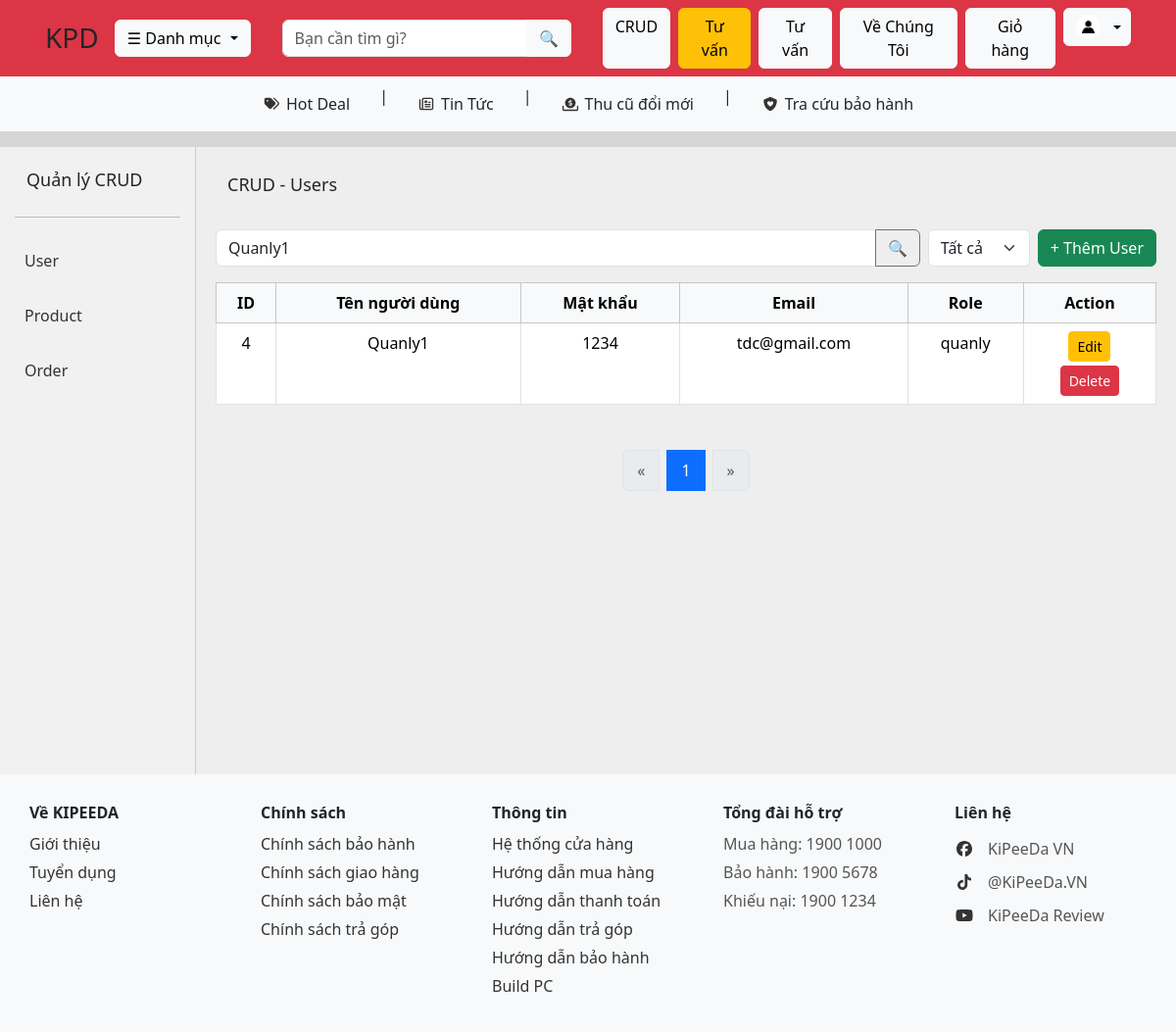
Page /user.php?user_keyword=Quanly1 (signed in) on the committed database.
### tables this page shows
CREATE TABLE `users` (
  `id` int NOT NULL,
  `username` varchar(100) DEFAULT NULL,
  `password` varchar(255) DEFAULT NULL,
  `email` varchar(255) DEFAULT NULL,
  `role` enum('admin','user','quanly','tuvan') NOT NULL
);

### Database/Database.php (called while the page is built, shortened)
<?php
class Database
{
    private $host = "localhost";
    private $user = "root";
    private $pass = "";
    private $dbname = "kipeeda";
    public $conn;
    public function __construct()
    {
        $this->conn = new mysqli(
            $this->host,
            $this->user,
            $this->pass,
            $this->dbname
        );
        $this->conn->set_charset("utf8mb4");
    }
    public function select($sql, $types = "", $params = [])
    {
        $stmt = $this->conn->prepare($sql);
        if (!empty($params)) {
            $stmt->bind_param($types, ...$params);
        }
        $stmt->execute();
        $result = $stmt->get_result();
        $data = $result ? $result->fetch_all(MYSQLI_ASSOC) : [];
        return $data;
    }
    public function count($sql, $types = "", $params = [])
    {
        $stmt = $this->conn->prepare($sql);
        if (!empty($params)) {
            $stmt->bind_param($types, ...$params);
        }
        $stmt->execute();
        $stmt->bind_result($total);
        return $total ?? 0;
    }
}

### user.php (the view, shortened to what this page needs)
<?php
require_once "Database/Database.php";
$db = new Database();
$page = isset($_GET['page']) ? (int)$_GET['page'] : 1;
$limit = 10;
$total = $db->count("SELECT COUNT(*) FROM users");
$keyword = isset($_GET['user_keyword']) ? trim($_GET['user_keyword']) : "";
$role = isset($_GET['role']) ? $_GET['role'] : "";
$where = [];
$params = [];
$types = "";
if ($keyword != "") {
    $where[] = "(username LIKE ? OR email LIKE ?)";
    $params[] = "%$keyword%";
    $params[] = "%$keyword%";
    $types .= "ss";
}
$whereSql = "";
if (!empty($where)) {
    $whereSql = "WHERE " . implode(" AND ", $where);
}
$total = $db->count(
    "SELECT COUNT(*) FROM users $whereSql",
    $types,
    $params
);
$totalPage = ceil($total / $limit);
$offset = ($page - 1) * $limit;
$sql = "SELECT * FROM users
        $whereSql
        ORDER BY id DESC
        LIMIT ?, ?";
$params[] = $offset;
$params[] = $limit;
$types .= "ii";
$users = $db->select($sql, $types, $params);
?>
<!DOCTYPE html>
<html lang="vi">
<head>
    <link href="https://cdn.jsdelivr.net/npm/bootstrap@5.3.3/dist/css/bootstrap.min.css" rel="stylesheet">
    <link rel="stylesheet" href="public/css/style.css">
    <link rel="stylesheet" href="public/css/crud.css">
</head>
<body>
    <?php include "navbar.php"; ?>
    <div class="container-fluid mt-3">
        <div class="row">
            <div class="col-md-2 sidebar">
                <h6>Quản lý CRUD</h6>
                <hr>
                <ul class="list-unstyled">
                    <?php if ($_SESSION["role"] == "admin"): ?>
                        <li><a href="user.php">User</a></li>
                    <?php endif; ?>
                    <?php if (in_array($_SESSION["role"], ["admin", "quanly"])): ?>
                        <li><a href="crud.php">Product</a></li>
                        <li><a href="order.php">Order</a></li>
                    <?php endif; ?>
                </ul>
            </div>
            <div class="col-md-10 main-content">
                <div class="d-flex justify-content-between align-items-center mb-3">
                    <h5>CRUD - Users</h5>
                </div>
                <div class="d-flex gap-2 mb-3 flex-wrap">
                    <form method="GET" class="flex-grow-1">
                        <div class="input-group">
                            <input
                                type="search"
                                name="user_keyword"
                                class="form-control"
                                placeholder="Tìm user..."
                                value="<?= isset($_GET['user_keyword']) ? $_GET['user_keyword'] : '' ?>">
                            <button class="btn btn-outline-secondary" type="submit">
                                🔍
                            </button>
                        </div>
                    </form>
                    <select id="categoryFilter" class="form-select w-auto">
                        <option value="">Tất cả</option>
                    </select>
                    <button class="btn btn-success" data-bs-toggle="modal" data-bs-target="#addUserModal">
                        + Thêm User
                    </button>
                </div>
                <div class="table-responsive">
                    <table class="table table-bordered text-center">
                        <thead class="table-light">
                            <tr>
                                <th>ID </th>
                                <th>Tên người dùng </th>
                                <th>Mật khẩu </th>
                                <th>Email </th>
                                <th>Role</th>
                                <th>Action</th>
                            </tr>
                        </thead>
                        <tbody>
                            <?php foreach ($users as $u): ?>
                                <tr>
                                    <td><?= $u["id"] ?></td>
                                    <td><?= $u["username"] ?></td>
                                    <td><?= $u["password"] ?></td>
                                    <td><?= $u["email"] ?></td>
                                    <td><?= $u["role"] ?></td>
                                    <td>
                                        <button class="btn btn-warning btn-sm mb-1"
                                            data-bs-toggle="modal"
                                            data-bs-target="#edit<?= $u["id"] ?>">
                                            Edit
                                        </button>
                                        <br>
                                        <a href="?delete=<?= $u["id"] ?>"
                                            class="btn btn-danger btn-sm"
                                            onclick="return confirm('Xóa user này?')">
                                            Delete
                                        </a>
                                    </td>
                                </tr>
                            <?php endforeach; ?>
                        </tbody>
                    </table>
                </div>
                <nav>
                    <ul class="pagination justify-content-center">
                        <li class="page-item <?= ($page <= 1) ? 'disabled' : '' ?>">
                            <a class="page-link"
                                href="?page=<?= $page - 1 ?>&user_keyword=<?= urlencode($keyword) ?>&role=<?= urlencode($role) ?>">
                                «
                            </a>
                        </li>
                        <?php for ($i = 1; $i <= $totalPage; $i++): ?>
                            <li class="page-item <?= ($i == $page) ? 'active' : '' ?>">
                                <a class="page-link"
                                    href="?page=<?= $i ?>&user_keyword=<?= urlencode($keyword) ?>&role=<?= urlencode($role) ?>">
                                    <?= $i ?>
                                </a>
                            </li>
                        <?php endfor; ?>
                        <li class="page-item <?= ($page >= $totalPage) ? 'disabled' : '' ?>">
                            <a class="page-link"
                                href="?page=<?= $page + 1 ?>&user_keyword=<?= urlencode($keyword) ?>&role=<?= urlencode($role) ?>">
                                »
                            </a>
                        </li>
                    </ul>
                </nav>
            </div>
        </div>
    </div>
    <?php include "footer.php" ?>
</body>
</html>

### public/css/style.css (style rules this page uses)
body { background: #cfcfcfda; }

### public/css/crud.css (style rules this page uses)
.sidebar { background: #f1f1f1; min-height: 80vh; padding: 15px; border-right: 1px solid #ccc; }
.sidebar ul li { padding: 8px 0; }
.sidebar a { text-decoration: none; color: black; }
.main-content { background: #eee; min-height: 80vh; padding: 20px; }
.sidebar h6 { padding: 8px 10px; }
.sidebar h6, .main-content h5 { font-size: 18px; padding: 8px 12px; border-bottom: 2px solid #eee; }
.pagination { display: flex; justify-content: center; gap: 8px; margin: 30px 0; }
.pagination a { padding: 8px 14px; border: 1px solid #ddd; text-decoration: none; color: #333; }
th { cursor: pointer; user-select: none; white-space: nowrap; }
.sidebar a { display: block; padding: 8px 10px; color: #333; border-radius: 6px; text-decoration: none; transition: 0.2s; }

### rows in the picture
users: id "4", username "Quanly1", password "1234", email "tdc@gmail.com", role "quanly"
